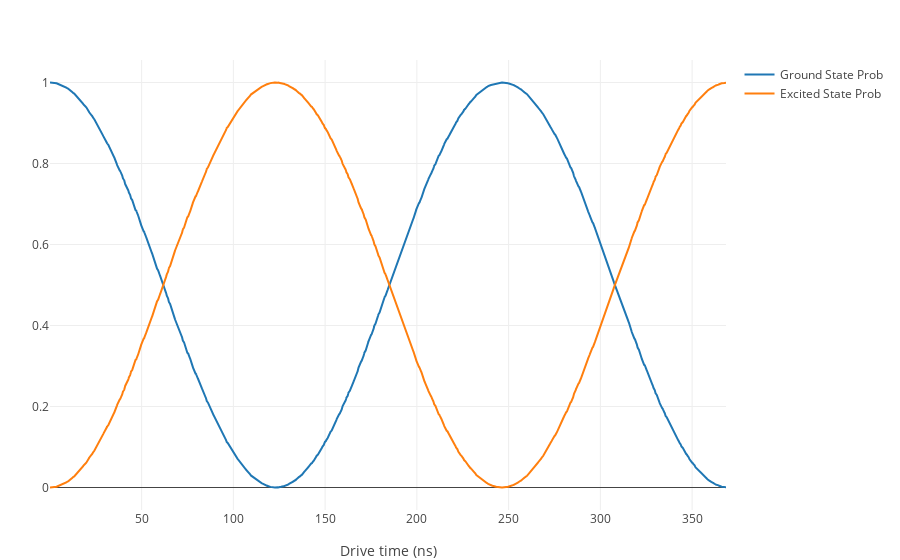

Notebook code cell kept with this figure:
### Code cell
# Plot qubit state over time
times = (1:length(e_prob))*Δt*10E9
plot([scatter(;x=times,y=1-e_prob,name="Ground State Prob"),
    scatter(;x=times,y=e_prob,name="Excited State Prob")],
    Layout(;xaxis=attr(title="Drive time (ns)")))

### Figure 1 — Plotly figure (JSON) as saved in the notebook; plotly's stock layout.template omitted (floating-point values rounded to 4 significant figures; data arrays with more than 128 entries replaced by an {"elided": "..."} marker saying what was removed)
{"data": [{"y": {"elided": "5568 float values"}, "name": "Ground State Prob", "type": "scatter", "x": {"elided": "5568 float values"}}, {"y": {"elided": "5568 float values"}, "name": "Excited State Prob", "type": "scatter", "x": {"elided": "5568 float values"}}], "layout": {"xaxis": {"title": "Drive time (ns)"}, "margin": {"r": 50, "l": 50, "b": 50, "t": 60}}}
